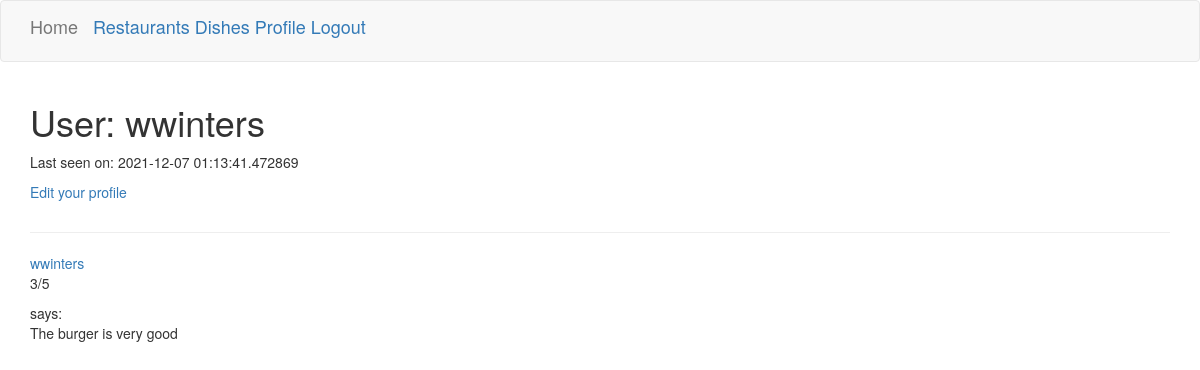
Page /user/wwinters (signed in) on the earlier database version.
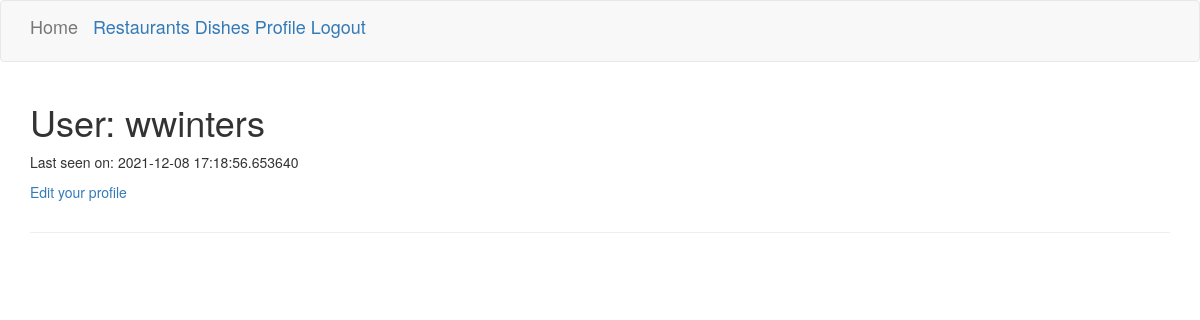
Same page on the later database version.
### app/models.py (models this page shows, shortened)
class User(UserMixin, db.Model):
    id = db.Column(db.Integer, primary_key=True)
    username = db.Column(db.String(64), index=True, unique=True)
    email = db.Column(db.String(120), index=True, unique=True)
    password_hash = db.Column(db.String(128))
    last_seen = db.Column(db.DateTime, default=datetime.utcnow)
    reviews = db.relationship('Review', backref='user', lazy='dynamic')

class Review(db.Model):
    id = db.Column(db.Integer, primary_key=True)
    body = db.Column(db.String(140))
    rating = db.Column(db.Integer)
    timestamp = db.Column(db.DateTime, index=True, default=datetime.utcnow)
    user_id = db.Column(db.Integer, db.ForeignKey('user.id'))
    restaurantID = db.Column(db.Integer, db.ForeignKey('restaurant.id'))
    dishID = db.Column(db.Integer, db.ForeignKey('dish.id'))
    users = db.relationship('User', overlaps="reviews,user")

### app/routes.py (the view)
@app.route('/user/<username>')
@login_required
def user(username):
    user = User.query.filter_by(username=username).first_or_404()
    page = request.args.get('page', 1, type=int)
    reviews = user.reviews.order_by(Review.timestamp.desc()).paginate(
        page, app.config['POSTS_PER_PAGE'], False)
    next_url = url_for('user', username=user.username, page=reviews.next_num) \
        if reviews.has_next else None
    prev_url = url_for('user', username=user.username, page=reviews.prev_num) \
        if reviews.has_prev else None
    form = EmptyForm()
    return render_template('user.html', title=user.username, user=user, reviews=reviews.items,
                           next_url=next_url, prev_url=prev_url, form=form)

### app/models.py (called while the page is built)
@login.user_loader
def load_user(id):
    return User.query.get(int(id))

### app/templates/user.html (shortened to what this page needs)
{% extends "base.html" %}
{% block app_content %}
    <table>
        <tr valign="top">
            <td>
                <h1>User: {{ user.username }}</h1>
                {% if user.last_seen %}<p>Last seen on: {{ user.last_seen }}</p>{% endif %}
                {% if user == current_user %}
                <p><a href="{{ url_for('editprofile') }}">Edit your profile</a></p>
                {% endif %}
            </td>
        </tr>
    </table>
    <hr>
    {% for review in reviews %}
        {% include '_review.html' %}
    {% endfor %}
{% endblock %}

### app/templates/base.html (shortened to what this page needs)
{%  extends 'bootstrap/base.html' %}
    {% block navbar %}
     <nav class="navbar navbar-default">
        <div class="container">
            <div class="navbar-header">
                <a class="navbar-brand" href="{{ url_for('index') }}">Home</a>
            </div>
            <div class="collapse navbar-collapse" id="bs-example-navbar-collapse-1">
                <ul class="navbar-brand ml-auto">
                    {% if current_user.is_anonymous %}
                        <a href="{{ url_for('login') }}">Login</a>
                    {% else %}
                        <a href={{ url_for('restaurants') }}>Restaurants</a>
                        <a href={{ url_for('dishes') }}>Dishes</a>
                        <a href="{{ url_for('user', username=current_user.username) }}">Profile</a>
                        <a href="{{ url_for('logout') }}">Logout</a>
                    {% endif %}
                </ul>
            </div>
        </div>
    </nav>
    {% endblock %}
    <{% block content %}
    <div class="container">
        {% block app_content %}{% endblock %}
    </div>
{% endblock %}

### app/templates/_review.html
    <table>
        <tr valign="top">
            <td><a href="{{ url_for('user', username=review.user.username) }}">{{ review.user.username }}</a><p>{{ review.rating }}/5</p>says:<br>{{ review.body }}</td>
        </tr>
    </table>

Differences in the rows shown:
removed Review: user.username "wwinters", rating "3", body "The burger is very good"
changed User "wwinters": last_seen "2021-12-07 01:13:41.472869" → "2021-12-08 17:18:56.653640"
